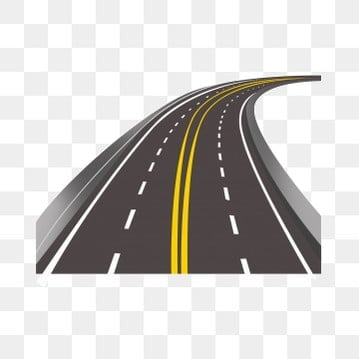
#> input picture images/pngtree-highway-road-illustration-image_1225234.jpg, 359 x 359 px, found by its file name
$ jupyter execute color_pixel.ipynb
#> lines starting #> are read from the running program, lines starting #| are printed output that depends on the picture
[cell 1]
import cv2

[cell 2]
img=cv2.imread(r'C:\Users\Pramod Rai\Desktop\opencv_ai_production\opencv_ai_production\images\pngtree-highway-road-illustration-image_1225234.jpg')
#> img is the input picture: shape (359, 359, 3); mean B, G, R 197.4, 199.7, 202.3

[cell 3]
img = cv2.resize(img, (1280, 720))
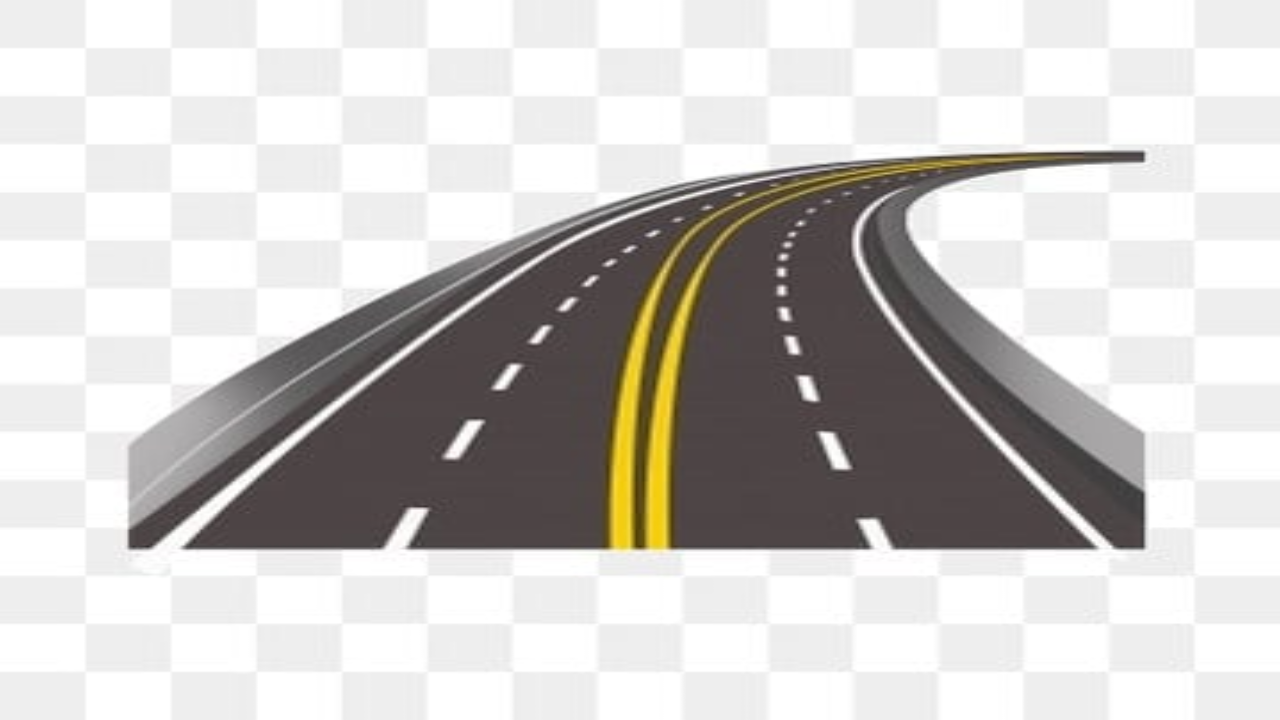
#> img: shape (720, 1280, 3); mean B, G, R 197.3, 199.7, 202.2

[cell 4]
cv2.imshow("road image",img)
cv2.waitKey(0)
cv2.destroyAllWindows()

[cell 5]
gray_img=cv2.cvtColor(img,cv2.COLOR_BGR2GRAY)
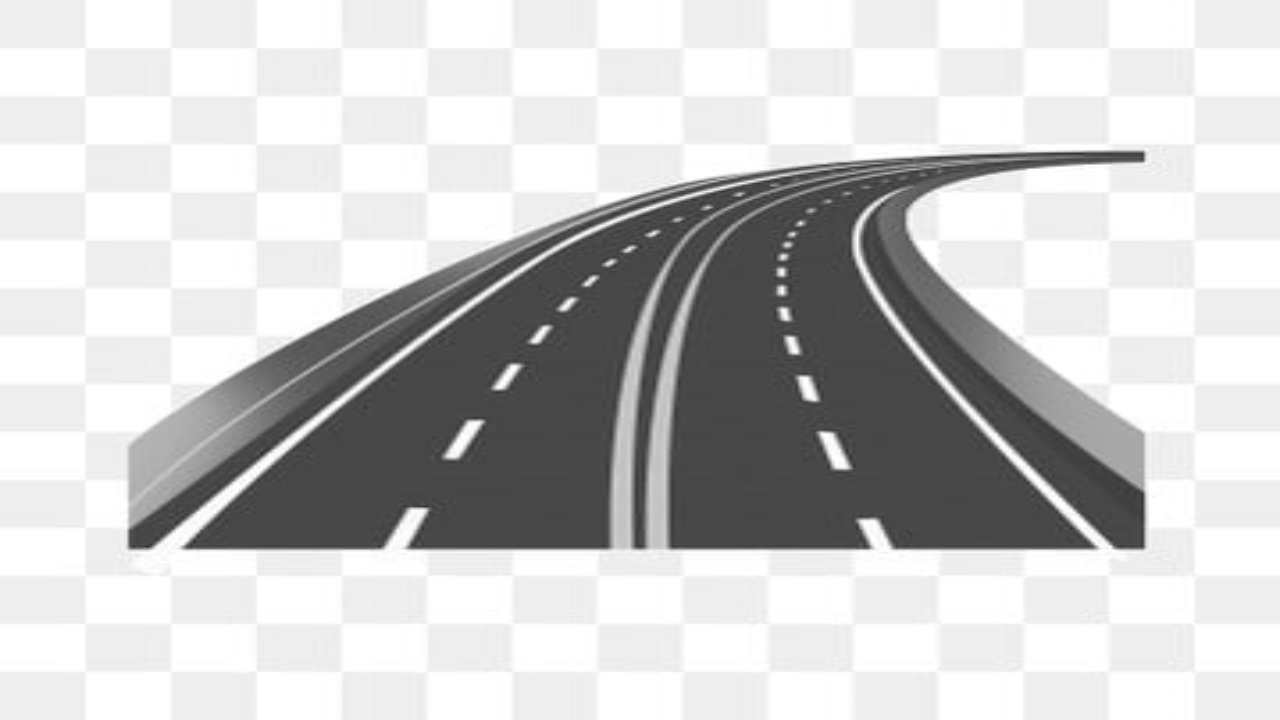
#> gray_img: shape (720, 1280); min 44, max 255, mean 200.2
cv2.imshow("gray_road_img",gray_img)
cv2.waitKey(0)
cv2.destroyAllWindows()

Road Margin Detection using Gray Image

[cell 6]
import numpy as np

[cell 7]
gray_img_copy = np.copy(gray_img)
gray_img_copy[gray_img_copy[:, :] < 200]=0
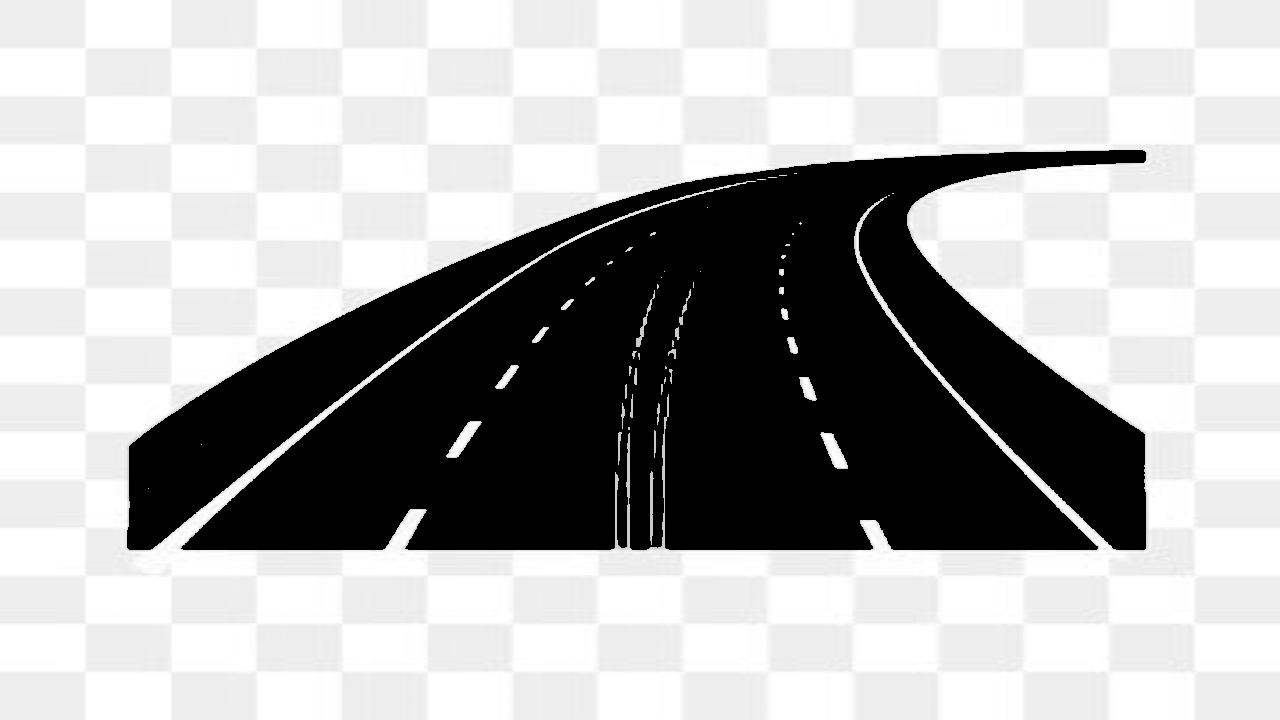
#> gray_img_copy: shape (720, 1280); min 0, max 255, mean 174.1

cv2.imshow("Gray Image", gray_img_copy)
cv2.waitKey(0)
cv2.destroyAllWindows()

## 0 - 255 ## 0=Black, 255= White

Road Margin Detection using Color Image

[cell 8]
img_copy = np.copy(img)

print("img_copy.shape: ", img_copy.shape)
#| img_copy.shape:  (720, 1280, 3)

img_copy[(img_copy[:, :, 0] < 200) | (img_copy[:, :, 1] < 200) | (img_copy[:, :, 2] < 200)] = 0

[cell 9]
cv2.imshow("Color Image", img_copy)

cv2.waitKey(0)
cv2.destroyAllWindows()

Sign Board Detection

[cell 10]
img_sign=cv2.imread(r'C:\Users\Pramod Rai\Desktop\opencv_ai_production\opencv_ai_production\images\road_with_sign.png')
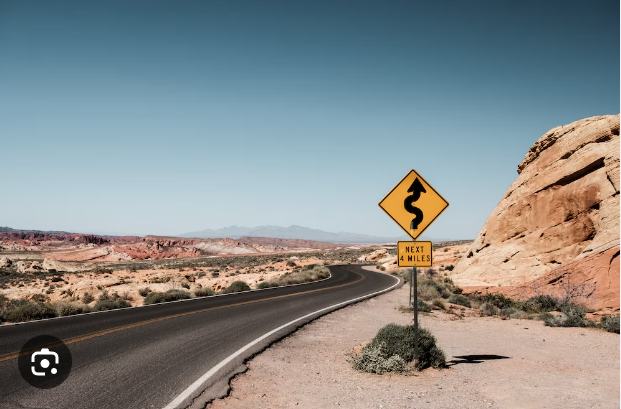
#> input picture images/road_with_sign.png, 621 x 409 px, found by its file name
#> img_sign is the input picture: shape (409, 621, 3); mean B, G, R 138.7, 139.1, 134.9

[cell 11]
img = cv2.resize(img_sign, (1280, 720))
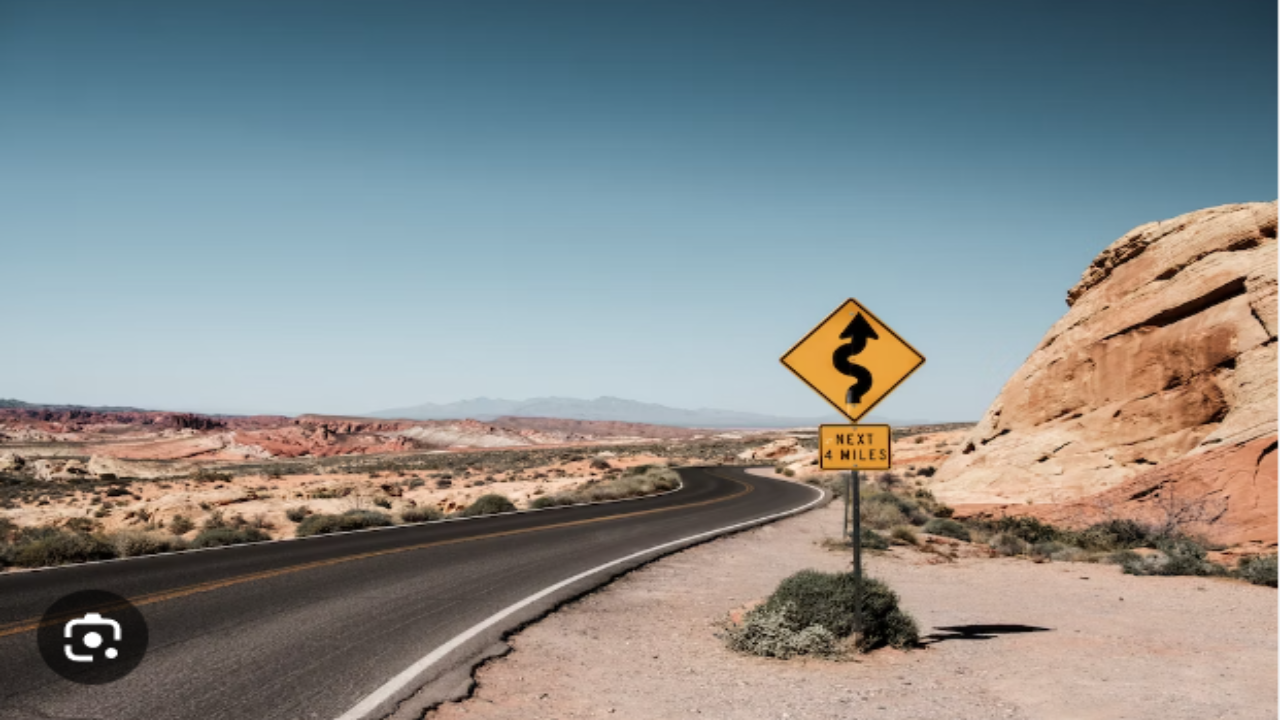
#> img: shape (720, 1280, 3); mean B, G, R 138.6, 139, 134.8
img_copy_sign = np.copy(img_sign)

[cell 12]
img_copy_sign[(img_copy_sign[:, :, 0] >50) | (img_copy_sign[:, :, 1] < 150) | (img_copy_sign[:, :, 2] < 150)] = 0

[cell 13]
img_2 = np.hstack((cv2.resize(img_sign, (650, 500)), cv2.resize(img_copy_sign, (650, 500))))
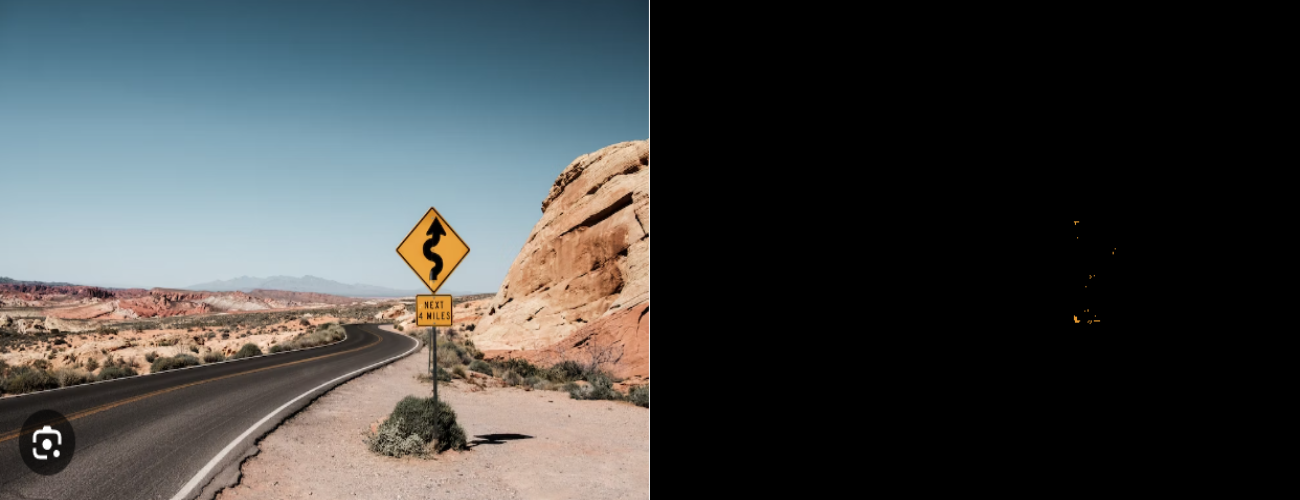
#> img_2: shape (500, 1300, 3); mean B, G, R 69.3, 69.5, 67.4
cv2.imshow("Yellow Road Image", img_2)

cv2.waitKey(0)
cv2.destroyAllWindows()
